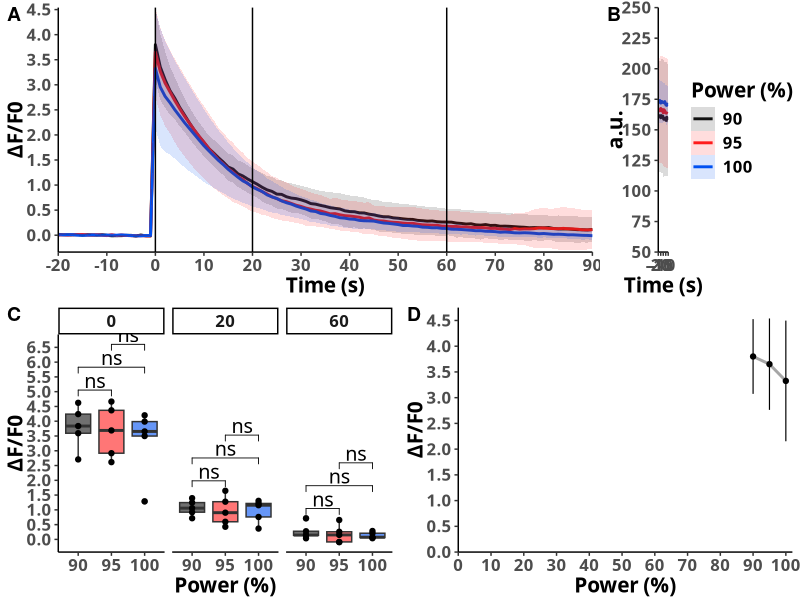

R code for this plot:
# Fluo-4 data analysis
# Copyright © 2021 Borys Olifirov
#
# Require data frame structure:
# 'cell'   cell number with date suffix
# 'rep'    number of stimulation for this cell
# 'power'  405 nm laser power
# 'time'   absolute time of frame recording, stimulation frame used as 0
# 'delta'  ΔF/F0 for int data

require(dplyr)
require(tidyr)
require(purrr)

require(rstatix)

require(ggplot2)
require(ggpubr)
require(ggsci)

setwd('/home/astria/bio/note/projects/PhD/6_2021_PIP2_HPCA_HEK/exp/09_29_2021_test_uncaging')


##### DATA PROCESSING #####
df.fluo <- read.csv('results_29_09.csv') %>%
           mutate(power = as.factor(power))

df.fluo.abs.baseline <- df.fluo %>%
                        select(power, time, int) %>%
                        filter(time < 0) %>%
                        group_by(time, power) %>%
                        summarise_all(list(mean, sd), na.rm = TRUE) %>%
                        rename(mean = fn1, sd = fn2) %>%
                        ungroup()

df.fluo.mean <- df.fluo %>%
                select(power, time, delta) %>%
                group_by(time, power) %>%
                summarise_all(list(mean, sd), na.rm = TRUE) %>%
                rename(mean = fn1, sd = fn2) %>%
                ungroup()

time.list <- c(0, 20, 60)
df.fluo.crop <- df.fluo %>%
  select(power, delta, time) %>%
  filter(time %in% time.list) %>%
  group_by(time) %>%
  unique()

df.fluo.stat <- df.fluo.crop %>%
  pairwise_wilcox_test(delta ~ power) %>%
  adjust_pvalue(method = "hommel") %>%
  add_significance("p.adj") %>%
  add_xy_position(fun = "mean_sd")


##### GLOBAL PLOT OPTIONS #####
font_family <- "ubuntu mono"
font_size <- 15

line_size <- 1
line_size_light <- 1.5

# https://drsimonj.svbtle.com/creating-corporate-colour-palettes-for-ggplot2
# '#121212', '#FF1C1C', '#0051F2', '#FFE20A', '#219900', '#FF7B08', '#008F8C', '#B02179', '#A6A6A6'
palette <- c('#121212', '#FF1C1C', '#0051F2', '#FFE20A', '#219900', '#FF7B08', '#008F8C', '#B02179', '#A6A6A6')

power.list <- levels(df.fluo$power)
col.list <- palette[1:length(power.list)]
names(col.list) <- power.list


##### PLOT #####
# line plot
line.plt <- ggplot(df.fluo.mean) +
  geom_line(aes(x = time, y = mean, colour = power),
            size = line_size) +
  geom_ribbon(aes(x = time,
                  ymin = mean-sd,
                  ymax = mean+sd,
                  fill = power,
                  colour = power),
              alpha=.15,
              size=0) +
  geom_vline(xintercept = time.list) +
  scale_x_continuous(name = 'Time (s)',
                     limits = c(-20, 90),
                     breaks = seq(-100, 100, 10),
                     expand = c(0,0)) +
  scale_y_continuous(name = 'ΔF/F0',
                     breaks = seq(-100, 100, .5),
                     expand = c(0,0)) +
  labs(colour = 'Power (%)', fill='Power (%)') +
  scale_color_manual(values = col.list) +
  scale_fill_manual(values = col.list) +
  theme_classic() +
  theme(legend.position = 'none',
        text = element_text(family=font_family, face="bold", size=font_size))


# abs intensity line plot
abs.plt <- ggplot(df.fluo.abs.baseline) +
  geom_line(aes(x = time, y = mean, colour = power),
            size = line_size) +
  geom_ribbon(aes(x = time,
                  ymin = mean-sd,
                  ymax = mean+sd,
                  fill = power,
                  colour = power),
              alpha=.15,
              size=0) +
  scale_x_continuous(name = 'Time (s)',
                     limits = c(-20, 0),
                     breaks = seq(-100, 100, 5),
                     expand = c(0,0)) +
  scale_y_continuous(name = 'a.u.',
                     limits = c(50, 250),
                     breaks = seq(-100, 500, 25),
                     expand = c(0,0)) +
  labs(colour = 'Power (%)', fill='Power (%)') +
  scale_color_manual(values = col.list) +
  scale_fill_manual(values = col.list) +
  theme_classic() +
  theme(text = element_text(family=font_family, face="bold", size=font_size))


# https://www.datanovia.com/en/blog/how-to-add-p-values-to-ggplot-facets/
# boxplot          
point.box <- ggplot(df.fluo.crop, aes(x = power, y = delta)) +
  geom_boxplot(aes(fill = power), alpha = .6) +
  geom_point() +
  facet_grid(cols = vars(as.factor(time))) +
  labs(fill = 'Power (%)',
       x = 'Power (%)',
       y = 'ΔF/F0') +
  scale_y_continuous(breaks = seq(-100, 100, .5)) +
  scale_color_manual(values = col.list) +
  scale_fill_manual(values = col.list) +
  theme_classic() +
  theme(legend.position = 'none',
        text = element_text(family=font_family, face="bold", size=font_size)) +
  stat_pvalue_manual(df.fluo.stat, label = 'p.adj.signif',
                     family=font_family, size = 5)


# dose-dep plot
dd.plt <- ggplot(df.fluo.mean %>%
       filter(time == '0') %>%
       select(power, mean, sd) %>%
       mutate(power = as.numeric(as.character(power))),
       aes(x = power, y = mean)) +
  geom_line(size = line_size, colour = '#A6A6A6') +
  geom_point() +
  geom_errorbar(aes(ymin = mean-sd,
                    ymax = mean+sd),
                size=.4,
                width=0) +
  scale_x_continuous(name = 'Power (%)',
                     limits = c(0, 102),
                     breaks = seq(0, 100, 10),
                     expand = c(0,0)) +
  scale_y_continuous(name = 'ΔF/F0',
                     limits = c(0, 4.75),
                     breaks = seq(-100, 100, .5),
                     expand = c(0,0)) +
  theme_classic() +
  theme(text = element_text(family=font_family, face="bold", size=font_size))


# combine plot
line.abs <- ggarrange(line.plt, abs.plt, 
                     labels = c("A", "B"),
                     ncol = 2, nrow = 1,
                     widths=c(0.75, 0.25))

box.dd <- ggarrange(point.box, dd.plt,
                    labels = c("C", "D"),
                    ncol = 2, nrow = 1)

fin.plt <- ggarrange(line.abs, box.dd,
                     ncol = 1, nrow = 2)

ggsave('fin_plt.png',
       fin.plt,
       width = 14,
       height = 8)
